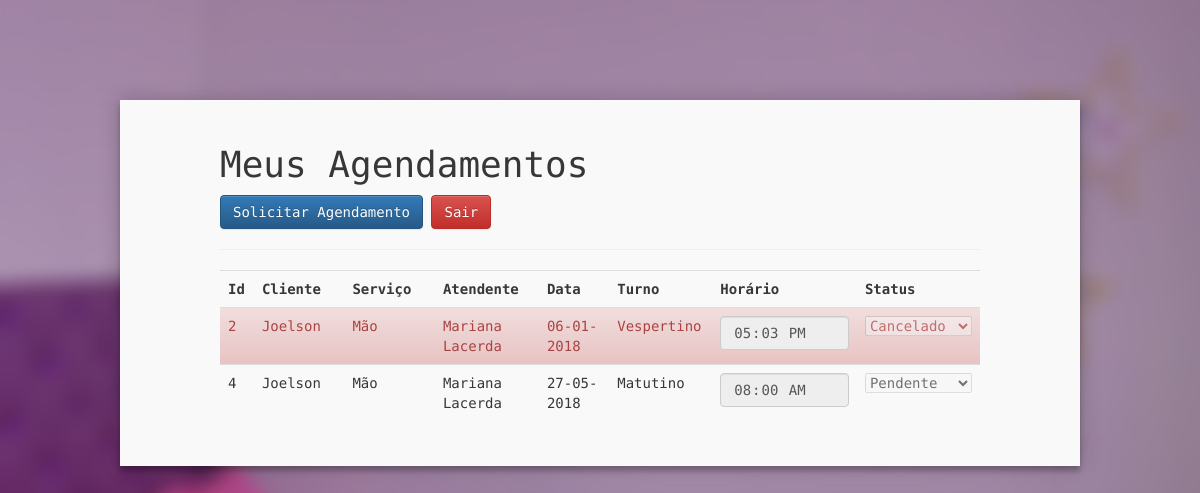
The page /sistema/listarAgendamentoUser.php (signed in) on the database its author committed.
### tables this page shows
CREATE TABLE `agendamento` (
  `id` int(11) unsigned NOT NULL AUTO_INCREMENT,
  `id_cliente` int(11) unsigned NOT NULL,
  `atendente_servico_id` int(10) unsigned DEFAULT NULL,
  `status_id` int(10) unsigned DEFAULT NULL,
  `data` date NOT NULL,
  `turno` mediumtext NOT NULL,
  `horario` time DEFAULT NULL,
  PRIMARY KEY (`id`),
  UNIQUE KEY `id_UNIQUE` (`id`),
  KEY `fk_agendamento_1_idx` (`id_cliente`),
  KEY `fk_agendamento_1_idx1` (`status_id`),
  KEY `fk_agendamento_3_idx` (`atendente_servico_id`),
  KEY `index6` (`atendente_servico_id`,`data`,`horario`),
  CONSTRAINT `fk_agendamento_1` FOREIGN KEY (`status_id`) REFERENCES `status` (`id`),
  CONSTRAINT `fk_agendamento_2` FOREIGN KEY (`id_cliente`) REFERENCES `customers` (`id`),
  CONSTRAINT `fk_agendamento_3` FOREIGN KEY (`atendente_servico_id`) REFERENCES `atendentes_servicos` (`id`) ON UPDATE NO ACTION
);

CREATE TABLE `customers` (
  `id` int(11) unsigned NOT NULL AUTO_INCREMENT,
  `nome` varchar(45) NOT NULL,
  `sobrenome` varchar(45) NOT NULL,
  `telefone` varchar(15) NOT NULL,
  `nascimento` date NOT NULL,
  `senha` varchar(32) NOT NULL,
  `email` varchar(45) NOT NULL,
  `cep` varchar(8) NOT NULL,
  `rua` varchar(45) NOT NULL,
  `bairro` varchar(45) NOT NULL,
  `cidade` varchar(45) NOT NULL,
  `uf` varchar(2) NOT NULL,
  PRIMARY KEY (`id`),
  UNIQUE KEY `index2` (`email`),
  UNIQUE KEY `id_UNIQUE` (`id`)
);

CREATE TABLE `servicos` (
  `id` int(11) unsigned NOT NULL AUTO_INCREMENT,
  `nome` varchar(100) NOT NULL,
  PRIMARY KEY (`id`),
  UNIQUE KEY `index2` (`nome`),
  UNIQUE KEY `id_UNIQUE` (`id`)
);

CREATE TABLE `atendentes` (
  `id` int(11) unsigned NOT NULL AUTO_INCREMENT,
  `nome` varchar(100) NOT NULL,
  PRIMARY KEY (`id`),
  UNIQUE KEY `index2` (`nome`),
  UNIQUE KEY `id_UNIQUE` (`id`)
);

### sistema/listarAgendamentoUser.php (the view, shortened to what this page needs)
<?php
require_once './lib/conn.php';
?>
<!DOCTYPE html>
<html>
    <head>
        <link rel="stylesheet" href="https://maxcdn.bootstrapcdn.com/bootstrap/3.3.7/css/bootstrap.min.css">
        <link rel="stylesheet" href="https://maxcdn.bootstrapcdn.com/bootstrap/3.3.7/css/bootstrap-theme.min.css">
        <link href="../css/sistema.css" rel="stylesheet">
    </head>
    <body>
        <div class="boxAgendar">
            <h1>Meus Agendamentos</h1>
            <a class="btn btn-primary" href="cadastrarAgendamentoUser.php" role="button">Solicitar Agendamento</a>
            <a class="btn btn-danger" href="../sair.php" role="button">Sair</a>
            <br>
            <hr>
            <table class="table table-striped">
                <tr>
                    <th width="5%">Id</th>
                    <th width="20%">Cliente</th>
                    <th width="20%">Serviço</th>
                    <th width="20%">Atendente</th>
                    <th width="20%">Data</th>
                    <th width="20%">Turno</th>
                    <th width="10%">Horário</th>
                    <th width="10%">Status</th>
                </tr>
                <?php
                $sql = "SELECT ";
                $sql .= "    ag.id ";
                $sql .= "    ,ag.id_cliente ";
                $sql .= "    ,DATE_FORMAT(ag.data, '%d-%m-%Y') AS data";
                $sql .= "    ,ag.turno ";
                $sql .= "    ,ag.horario ";
                $sql .= "    ,ag.status_id ";
                $sql .= "    ,c.nome AS cliente ";
                $sql .= "    ,ats.id AS atendente_servico_id ";
                $sql .= "    ,ats.servico_id ";
                $sql .= "    ,ats.atendente_id ";
                $sql .= "    ,se.nome AS servico ";
                $sql .= "    ,a.nome  AS atendente ";
                $sql .= "FROM  ";
                $sql .= "    agendamento ag ";
                $sql .= "    INNER JOIN customers c ON  (ag.id_cliente = c.id) ";
                $sql .= "    INNER JOIN atendentes_servicos ats ON (ag.atendente_servico_id = ats.id) ";
                $sql .= "    INNER JOIN atendentes a  ON (ats.atendente_id = a.id) ";
                $sql .= "    INNER JOIN servicos   se ON (ats.servico_id   =  se.id) ";
                $sql .= "WHERE 1=1 ";
                if (!isset($_SESSION['administrator']) && isset($_SESSION['id'])):
                    $sql .= " AND ag.id_cliente = " . $_SESSION['id'];
                endif;
                $sql .= " ORDER BY ag.data, ag.horario ";
                $retorno = $db->query($sql);
                $turno = [
                    'M' => 'Matutino',
                    'V' => 'Vespertino',
                    'MV' => 'Matutino e Vespertino',
                ];
                while ($registro = $retorno->fetch_array()):
                    ?>
                    <tr class="<?php echo ($registro['status_id'] == 3 ? 'alert-danger' : null) ?>">
                        <td><?php echo $registro['id'] ?></td>
                        <td><?php echo $registro['cliente'] ?></td>
                        <td><?php echo $registro['servico'] ?></td>
                        <td><?php echo $registro['atendente'] ?></td>
                        <td><?php echo $registro['data'] ?></td>
                        <td><?php echo $turno[$registro['turno']] ?></td>
                        <td>
                            <input type="time" class="form-control" id="horario" name="horario" value="<?php echo $registro['horario'] ?>"
                                <?php echo (!isset($_SESSION['administrator']) ? 'disabled' : null) ?> onblur="$.alteraHorario(this, <?php echo $registro['id'] ?>);">
                        </td>
                        <td>
                            <?php
                            $sql = "SELECT id, nome FROM status ORDER BY nome";
                            $rs = $db->query($sql);
                            ?>
                            <select name="status_id" <?php echo (!isset($_SESSION['administrator']) ? 'disabled' : null) ?> onchange="$.alteraStatus(this, <?php echo $registro['id'] ?>);">
                                <?php
                                while ($row = $rs->fetch_array()):
                                    if ($registro['status_id'] == $row['id']):
                                        echo '<option value="' . $row['id'] . '" selected>' . $row['nome'] . '</option>';
                                    else:
                                        echo '<option value="' . $row['id'] . '">' . $row['nome'] . '</option>';
                                    endif;
                                endwhile;
                                ?>
                            </select>
                        </td>
                    </tr>
                    <?php
                endwhile;
                ?>
            </table>
        </div>
    </body>
</html>

### css/sistema.css (style rules this page uses)
body { background:url("../img/header-bgestrelafocus.jpg")no-repeat; color: #373737; font-family: 'Encode Sans Condensed', sans-serif; }
th { text-align: left; }
.boxAgendar { width: 80%; background: #F9F9F9; padding: 25px; padding-left: 100px; padding-right: 100px; margin: 100px 0 auto; margin-left: auto; margin-right: auto; box-shadow: 0 0 20px 0 rgba(0, 0, 0, 0.2), 0 5px 5px 0 rgba(0, 0, 0, 0.24); }

### rows shown on the page
agendamento: id "2", id_cliente.nome "Joelson", servicos.nome "Mão", atendentes.nome "Mariana Lacerda", data "06-01-2018", turno "Vespertino", horario "17:03:00"
agendamento: id "4", id_cliente.nome "Joelson", servicos.nome "Mão", atendentes.nome "Mariana Lacerda", data "27-05-2018", turno "Matutino", horario "08:00:00"

### other values the page prints
form field status_id "Cancelado"
form field status_id "Pendente"
